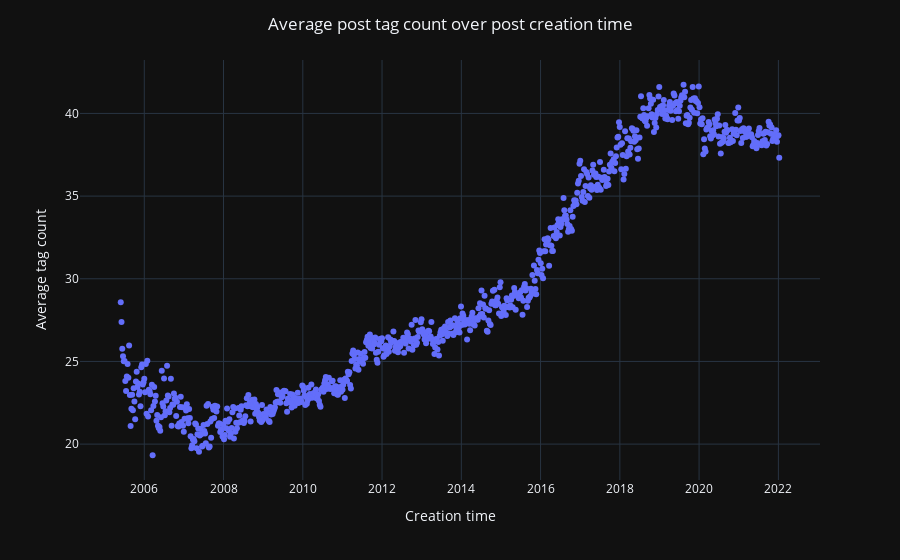

The cell this chart's notebook holds for it:
### Code cell
plot("post_tag_counts_and_time", px.scatter(post_tag_counts_and_time_df).update_layout(
    title="Average post tag count over post creation time",
    xaxis_title="Creation time",
    yaxis_title="Average tag count",
    showlegend=False,
))

### Figure 1 — Plotly figure (JSON) as saved in the notebook; plotly's stock layout.template omitted (floating-point values rounded to 4 significant figures; data arrays with more than 128 entries replaced by an {"elided": "..."} marker saying what was removed)
{"data": [{"hovertemplate": "variable=tag_count<br>created_at=%{x}<br>value=%{y}<extra></extra>", "legendgroup": "tag_count", "marker": {"color": "#636efa", "symbol": "circle"}, "mode": "markers", "name": "tag_count", "orientation": "v", "showlegend": true, "x": {"elided": "868 str values"}, "xaxis": "x", "y": {"elided": "868 float values"}, "yaxis": "y", "type": "scatter"}], "layout": {"xaxis": {"anchor": "y", "domain": [0.0, 1.0], "title": {"text": "Creation time"}}, "yaxis": {"anchor": "x", "domain": [0.0, 1.0], "title": {"text": "Average tag count"}}, "legend": {"title": {"text": "variable"}, "tracegroupgap": 0}, "margin": {"t": 60}, "title": {"text": "Average post tag count over post creation time", "x": 0.5}, "showlegend": false}}
